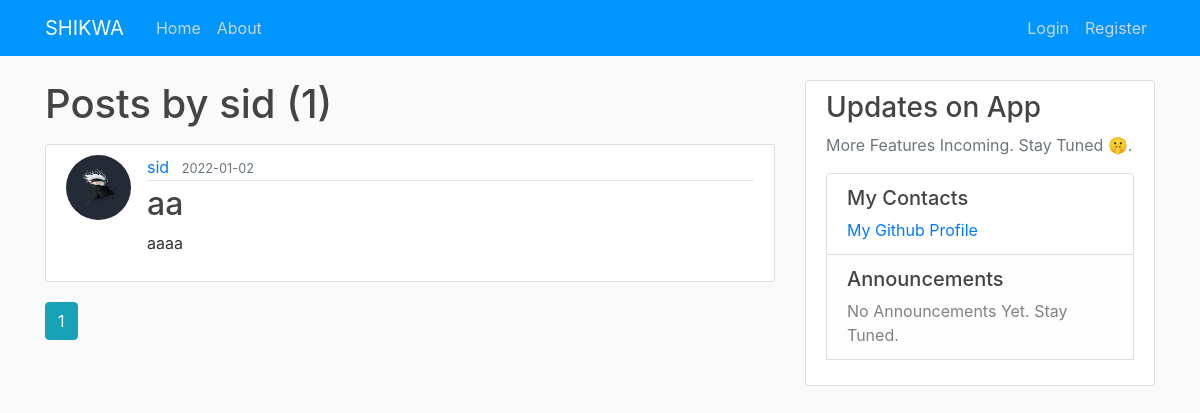
Screenshot of /user/sid with the database file from the repository.
### shikwa/models.py (models this page shows, shortened)
class User(db.Model, UserMixin):
    id = db.Column(db.Integer, primary_key=True)
    username = db.Column(db.String(20), unique=True, nullable=False)
    email = db.Column(db.String(120), unique=True, nullable=False)
    image_file = db.Column(db.String(20), nullable=False, default='default.jpg')
    password = db.Column(db.String(60), nullable=False)
    posts = db.relationship('Post', backref='author', lazy=True)

class Post(db.Model):
    id = db.Column(db.Integer, primary_key=True)
    title = db.Column(db.String(100), nullable=False)
    date_posted = db.Column(db.DateTime, nullable=False, default=datetime.utcnow)
    content = db.Column(db.Text, nullable=False)
    user_id = db.Column(db.Integer, db.ForeignKey('user.id'), nullable=False)

### shikwa/users/routes.py (the view)
@users.route("/user/<string:username>")
def user_posts(username):
    page = request.args.get('page', 1, type=int)
    user = User.query.filter_by(username=username).first_or_404()
    posts = Post.query.filter_by(author=user)\
        .order_by(Post.date_posted.desc())\
        .paginate(page=page, per_page=5)
    return render_template('user_posts.html', posts=posts, user=user)

### shikwa/templates/user_posts.html
{% extends "layout.html" %}
{% block content %}
    <h1 class="mb-3">Posts by {{ user.username }} ({{ posts.total }})</h1>
    {% for post in posts.items %}
        <article class="media content-section">
          <img class="rounded-circle article-img" src="{{ url_for('static', filename='profile_pics/' + post.author.image_file) }}">
          <div class="media-body">
            <div class="article-metadata">
              <a class="mr-2" href="{{ url_for('users.user_posts', username=post.author.username) }}">{{ post.author.username }}</a>
              <small class="text-muted">{{ post.date_posted.strftime('%Y-%m-%d') }}</small>
            </div>
            <h2><a class="article-title" href="{{ url_for('posts.post', post_id=post.id) }}">{{ post.title }}</a></h2>
            <p class="article-content">{{ post.content }}</p>
          </div>
        </article>
    {% endfor %}
    {% for page_num in posts.iter_pages(left_edge=1, right_edge=1, left_current=1, right_current=2) %}
      {% if page_num %}
        {% if posts.page == page_num %}
          <a class="btn btn-info mb-4" href="{{ url_for('users.user_posts', username=user.username, page=page_num) }}">{{ page_num }}</a>
        {% else %}
          <a class="btn btn-outline-info mb-4" href="{{ url_for('users.user_posts', username=user.username, page=page_num) }}">{{ page_num }}</a>
        {% endif %}
      {% else %}
        ...
      {% endif %}
    {% endfor %}
{% endblock content %}

### shikwa/static/main.css (style rules this page uses)
body { background: #fafafa; color: #333333; margin-top: 5rem; }
h1, h2, h3, h4, h5, h6 { color: #444444; }
.content-section { background: #ffffff; padding: 10px 20px; border: 1px solid #dddddd; border-radius: 3px; margin-bottom: 20px; }
.article-title { color: #444444; }
.article-content { white-space: pre-line; }
.article-img { height: 65px; width: 65px; margin-right: 16px; }
.article-metadata { padding-bottom: 1px; margin-bottom: 4px; border-bottom: 1px solid #e3e3e3 }

### rows the page displays
User: username "sid"
Post: image_file (placeholder picture), author.username "sid", date_posted "2022-01-02", title "aa", content "aaaa"

### other values shown
{{ posts.total }} "1"
{{ page_num }} "1"
